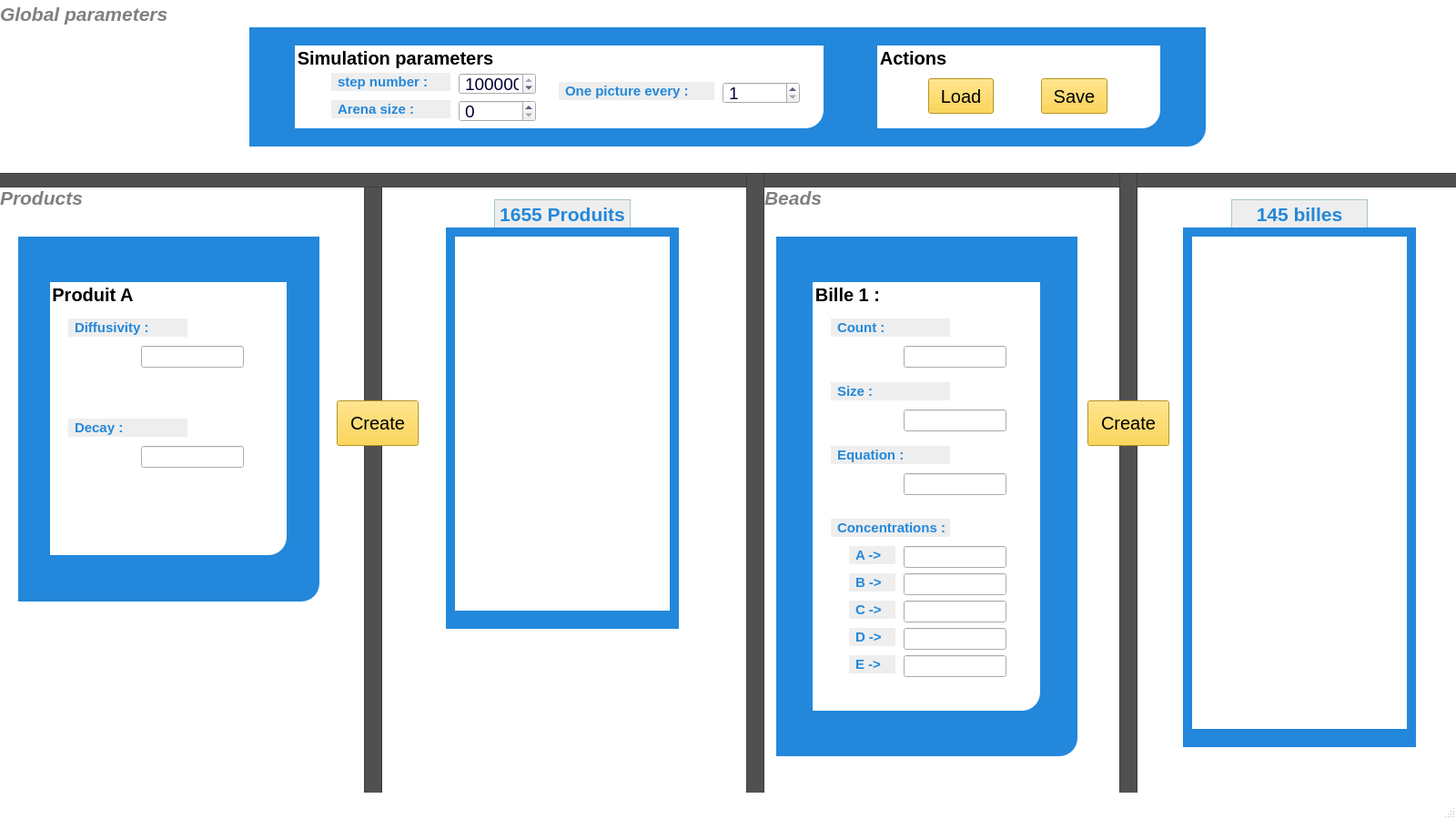
<?xml version="1.0" encoding="UTF-8"?>
<ui version="4.0">
 <class>MainWindow</class>
 <widget class="QMainWindow" name="MainWindow">
  <property name="geometry">
   <rect>
    <x>0</x>
    <y>0</y>
    <width>1600</width>
    <height>900</height>
   </rect>
  </property>
  <property name="windowTitle">
   <string>MainWindow</string>
  </property>
  <property name="styleSheet">
   <string notr="true">#groupBox_3,#groupBox_8,#groupBox_9 {

	background : #2388DB;

}

#groupBox_6,#groupBox_7 {

	border : 10px solid #2388DB;
	border-bottom-width : 20px;
	border-bottom-width : 20px;	
	border-radius : 0px;

}

#label_3,#label_7 {

	padding : 0px 3px;
	font-size : 16pt;
	border : 1px solid #a4c7c0;
	border-bottom-style : none;

}

#label, #label_2 ,#label_8,#label_10,#label_9,#label_11,#label_12,#label_13,#label_14,#label_15,#label_16,#label_17,#label_18,#label_19{

	font-size : 15px;
    padding : 0px 3px;

}

#label_4,#label_5,#label_6 {

	font-style : italic;
	color : grey;
	background : none

}

 QListWidget {
	border : none;
	background : #00264a;
	border-bottom-right-radius : 10px;
 }

#frame, #frame_2, #frame_3, #frame_4 {

	background : #505050;

}

#centralwidget,QMainWindow {

	background-color : #fff;

}


QWidget {

	font-size : 20px;

}

.QLabel{

	font-weight : 500;
	border : none;
	font-size : 16pt;
	color : #2388DB;
	background-color : #eee;
	
}

.QPushButton{
	
	font : 13pt &quot;Consolas&quot;;
	border-radius : 0px;
	padding : 15px;
	color : #00003B;	
}

.QToolButton{

	background-color : #fecc26;
	padding : 5px;	

}

.QToolButton:pressed{

 	border-style :  outset;
	border-width : 2px;
	border-color : black;
	border-left-color:#ccc;
	border-top-color:#ccc;

}

.QGroupBox{

	border-bottom-right-radius : 20px;
	color : 0040f4;
	font-weight : 600;
    border : 0px;
    background-color : #fff;

}

.QLineEdit, .QSpinBox{

	color : #000035;
    padding : 2px;
    font-size : 14pt;

}
</string>
  </property>
  <widget class="QWidget" name="centralwidget">
   <widget class="QFrame" name="frame">
    <property name="geometry">
     <rect>
      <x>-20</x>
      <y>190</y>
      <width>1621</width>
      <height>16</height>
     </rect>
    </property>
    <property name="frameShape">
     <enum>QFrame::StyledPanel</enum>
    </property>
    <property name="frameShadow">
     <enum>QFrame::Raised</enum>
    </property>
   </widget>
   <widget class="QFrame" name="frame_2">
    <property name="geometry">
     <rect>
      <x>400</x>
      <y>190</y>
      <width>20</width>
      <height>711</height>
     </rect>
    </property>
    <property name="frameShape">
     <enum>QFrame::StyledPanel</enum>
    </property>
    <property name="frameShadow">
     <enum>QFrame::Raised</enum>
    </property>
   </widget>
   <widget class="QFrame" name="frame_3">
    <property name="geometry">
     <rect>
      <x>1230</x>
      <y>190</y>
      <width>20</width>
      <height>711</height>
     </rect>
    </property>
    <property name="frameShape">
     <enum>QFrame::StyledPanel</enum>
    </property>
    <property name="frameShadow">
     <enum>QFrame::Raised</enum>
    </property>
   </widget>
   <widget class="QFrame" name="frame_4">
    <property name="geometry">
     <rect>
      <x>820</x>
      <y>190</y>
      <width>20</width>
      <height>711</height>
     </rect>
    </property>
    <property name="frameShape">
     <enum>QFrame::StyledPanel</enum>
    </property>
    <property name="frameShadow">
     <enum>QFrame::Raised</enum>
    </property>
   </widget>
   <widget class="QLabel" name="label_4">
    <property name="geometry">
     <rect>
      <x>0</x>
      <y>202</y>
      <width>160</width>
      <height>30</height>
     </rect>
    </property>
    <property name="text">
     <string>Products</string>
    </property>
   </widget>
   <widget class="QLabel" name="label_5">
    <property name="geometry">
     <rect>
      <x>0</x>
      <y>0</y>
      <width>191</width>
      <height>30</height>
     </rect>
    </property>
    <property name="text">
     <string>Global parameters</string>
    </property>
   </widget>
   <widget class="QLabel" name="label_6">
    <property name="geometry">
     <rect>
      <x>840</x>
      <y>202</y>
      <width>160</width>
      <height>30</height>
     </rect>
    </property>
    <property name="text">
     <string>Beads</string>
    </property>
   </widget>
   <widget class="QLabel" name="label_7">
    <property name="geometry">
     <rect>
      <x>1353</x>
      <y>219</y>
      <width>150</width>
      <height>31</height>
     </rect>
    </property>
    <property name="text">
     <string>145 billes</string>
    </property>
    <property name="alignment">
     <set>Qt::AlignCenter</set>
    </property>
   </widget>
   <widget class="QLabel" name="label_3">
    <property name="geometry">
     <rect>
      <x>543</x>
      <y>219</y>
      <width>150</width>
      <height>31</height>
     </rect>
    </property>
    <property name="text">
     <string>1655 Produits</string>
    </property>
    <property name="alignment">
     <set>Qt::AlignCenter</set>
    </property>
   </widget>
   <widget class="QToolButton" name="b_charger_2">
    <property name="geometry">
     <rect>
      <x>370</x>
      <y>440</y>
      <width>90</width>
      <height>50</height>
     </rect>
    </property>
    <property name="text">
     <string>Create</string>
    </property>
   </widget>
   <widget class="QToolButton" name="b_charger_4">
    <property name="geometry">
     <rect>
      <x>1195</x>
      <y>440</y>
      <width>90</width>
      <height>50</height>
     </rect>
    </property>
    <property name="text">
     <string>Create</string>
    </property>
   </widget>
   <widget class="QGroupBox" name="groupBox_3">
    <property name="geometry">
     <rect>
      <x>274</x>
      <y>30</y>
      <width>1051</width>
      <height>131</height>
     </rect>
    </property>
    <property name="title">
     <string/>
    </property>
    <widget class="QGroupBox" name="groupBox">
     <property name="geometry">
      <rect>
       <x>50</x>
       <y>20</y>
       <width>581</width>
       <height>91</height>
      </rect>
     </property>
     <property name="styleSheet">
      <string notr="true"/>
     </property>
     <property name="title">
      <string>Simulation parameters</string>
     </property>
     <widget class="QLabel" name="label">
      <property name="geometry">
       <rect>
        <x>40</x>
        <y>30</y>
        <width>131</width>
        <height>20</height>
       </rect>
      </property>
      <property name="toolTip">
       <string extracomment="Number of step to be computed"/>
      </property>
      <property name="text">
       <string>step number :</string>
      </property>
     </widget>
     <widget class="QLabel" name="label_2">
      <property name="geometry">
       <rect>
        <x>40</x>
        <y>60</y>
        <width>131</width>
        <height>20</height>
       </rect>
      </property>
      <property name="toolTip">
       <string extracomment="Register the Arena size (assumed to be a square) in mm"/>
      </property>
      <property name="text">
       <string>Arena size :</string>
      </property>
     </widget>
     <widget class="QSpinBox" name="spinBox">
      <property name="geometry">
       <rect>
        <x>180</x>
        <y>30</y>
        <width>85</width>
        <height>24</height>
       </rect>
      </property>
      <property name="minimum">
       <number>1</number>
      </property>
      <property name="maximum">
       <number>500001</number>
      </property>
      <property name="singleStep">
       <number>1000</number>
      </property>
      <property name="value">
       <number>100000</number>
      </property>
     </widget>
     <widget class="QSpinBox" name="spinBox_2">
      <property name="geometry">
       <rect>
        <x>180</x>
        <y>60</y>
        <width>85</width>
        <height>24</height>
       </rect>
      </property>
      <property name="maximum">
       <number>100</number>
      </property>
      <property name="singleStep">
       <number>1</number>
      </property>
     </widget>
     <widget class="QLabel" name="label_8">
      <property name="geometry">
       <rect>
        <x>290</x>
        <y>40</y>
        <width>171</width>
        <height>20</height>
       </rect>
      </property>
      <property name="toolTip">
       <string extracomment="Calculate one frame every N computed iterations"/>
      </property>
      <property name="toolTipDuration">
       <number>10</number>
      </property>
      <property name="text">
       <string>One picture every :</string>
      </property>
     </widget>
     <widget class="QSpinBox" name="spinBox_3">
      <property name="geometry">
       <rect>
        <x>470</x>
        <y>40</y>
        <width>85</width>
        <height>24</height>
       </rect>
      </property>
      <property name="minimum">
       <number>1</number>
      </property>
      <property name="maximum">
       <number>10</number>
      </property>
      <property name="singleStep">
       <number>1</number>
      </property>
     </widget>
    </widget>
    <widget class="QGroupBox" name="groupBox_2">
     <property name="geometry">
      <rect>
       <x>690</x>
       <y>20</y>
       <width>311</width>
       <height>91</height>
      </rect>
     </property>
     <property name="title">
      <string>Actions</string>
     </property>
     <widget class="QWidget" name="horizontalLayoutWidget">
      <property name="geometry">
       <rect>
        <x>10</x>
        <y>30</y>
        <width>291</width>
        <height>51</height>
       </rect>
      </property>
      <layout class="QHBoxLayout" name="horizontalLayout">
       <item>
        <widget class="QToolButton" name="b_charger">
         <property name="text">
          <string>Load</string>
         </property>
        </widget>
       </item>
       <item>
        <widget class="QToolButton" name="b_sauver">
         <property name="text">
          <string>Save</string>
         </property>
        </widget>
       </item>
      </layout>
     </widget>
    </widget>
   </widget>
   <widget class="QGroupBox" name="groupBox_6">
    <property name="geometry">
     <rect>
      <x>490</x>
      <y>250</y>
      <width>256</width>
      <height>441</height>
     </rect>
    </property>
    <property name="title">
     <string/>
    </property>
    <widget class="QWidget" name="verticalLayoutWidget">
     <property name="geometry">
      <rect>
       <x>10</x>
       <y>10</y>
       <width>231</width>
       <height>411</height>
      </rect>
     </property>
     <layout class="QVBoxLayout" name="verticalLayout_2">
      <property name="sizeConstraint">
       <enum>QLayout::SetMinimumSize</enum>
      </property>
     </layout>
    </widget>
   </widget>
   <widget class="QGroupBox" name="groupBox_7">
    <property name="geometry">
     <rect>
      <x>1300</x>
      <y>250</y>
      <width>256</width>
      <height>571</height>
     </rect>
    </property>
    <property name="title">
     <string/>
    </property>
    <widget class="QWidget" name="verticalLayoutWidget_4">
     <property name="geometry">
      <rect>
       <x>10</x>
       <y>10</y>
       <width>231</width>
       <height>541</height>
      </rect>
     </property>
     <layout class="QVBoxLayout" name="verticalLayout_5">
      <property name="sizeConstraint">
       <enum>QLayout::SetMinimumSize</enum>
      </property>
     </layout>
    </widget>
   </widget>
   <widget class="QGroupBox" name="groupBox_8">
    <property name="geometry">
     <rect>
      <x>20</x>
      <y>260</y>
      <width>331</width>
      <height>401</height>
     </rect>
    </property>
    <property name="title">
     <string/>
    </property>
    <widget class="QGroupBox" name="groupBox_4">
     <property name="geometry">
      <rect>
       <x>35</x>
       <y>50</y>
       <width>260</width>
       <height>300</height>
      </rect>
     </property>
     <property name="title">
      <string>Produit A</string>
     </property>
     <widget class="QLabel" name="label_10">
      <property name="geometry">
       <rect>
        <x>20</x>
        <y>40</y>
        <width>131</width>
        <height>20</height>
       </rect>
      </property>
      <property name="toolTip">
       <string extracomment="Speed a which a product move in the arena (mm/s)"/>
      </property>
      <property name="text">
       <string>Diffusivity :</string>
      </property>
     </widget>
     <widget class="QLabel" name="label_9">
      <property name="geometry">
       <rect>
        <x>20</x>
        <y>150</y>
        <width>131</width>
        <height>20</height>
       </rect>
      </property>
      <property name="toolTip">
       <string extracomment="Speed at which the product is destroyed ( s^-1)"/>
      </property>
      <property name="text">
       <string>Decay :</string>
      </property>
     </widget>
     <widget class="QLineEdit" name="lineEdit">
      <property name="geometry">
       <rect>
        <x>100</x>
        <y>70</y>
        <width>113</width>
        <height>24</height>
       </rect>
      </property>
     </widget>
     <widget class="QLineEdit" name="lineEdit_2">
      <property name="geometry">
       <rect>
        <x>100</x>
        <y>180</y>
        <width>113</width>
        <height>24</height>
       </rect>
      </property>
     </widget>
    </widget>
   </widget>
   <widget class="QGroupBox" name="groupBox_9">
    <property name="geometry">
     <rect>
      <x>853</x>
      <y>260</y>
      <width>331</width>
      <height>571</height>
     </rect>
    </property>
    <property name="title">
     <string/>
    </property>
    <widget class="QGroupBox" name="groupBox_5">
     <property name="geometry">
      <rect>
       <x>40</x>
       <y>50</y>
       <width>250</width>
       <height>471</height>
      </rect>
     </property>
     <property name="title">
      <string>Bille 1 :</string>
     </property>
     <widget class="QLabel" name="label_11">
      <property name="geometry">
       <rect>
        <x>20</x>
        <y>40</y>
        <width>131</width>
        <height>20</height>
       </rect>
      </property>
      <property name="toolTip">
       <string extracomment="Register how many beads with that configuration will be created"/>
      </property>
      <property name="text">
       <string>Count :</string>
      </property>
     </widget>
     <widget class="QLabel" name="label_12">
      <property name="geometry">
       <rect>
        <x>20</x>
        <y>180</y>
        <width>131</width>
        <height>20</height>
       </rect>
      </property>
      <property name="toolTip">
       <string extracomment="Form A = A + A + B"/>
      </property>
      <property name="text">
       <string>Equation :</string>
      </property>
     </widget>
     <widget class="QLineEdit" name="lineEdit_3">
      <property name="geometry">
       <rect>
        <x>100</x>
        <y>70</y>
        <width>113</width>
        <height>24</height>
       </rect>
      </property>
     </widget>
     <widget class="QLineEdit" name="lineEdit_4">
      <property name="geometry">
       <rect>
        <x>100</x>
        <y>210</y>
        <width>113</width>
        <height>24</height>
       </rect>
      </property>
     </widget>
     <widget class="QLineEdit" name="lineEdit_5">
      <property name="geometry">
       <rect>
        <x>100</x>
        <y>290</y>
        <width>113</width>
        <height>24</height>
       </rect>
      </property>
     </widget>
     <widget class="QLabel" name="label_13">
      <property name="geometry">
       <rect>
        <x>20</x>
        <y>260</y>
        <width>131</width>
        <height>20</height>
       </rect>
      </property>
      <property name="toolTip">
       <string extracomment="Initial concentration at beads position"/>
      </property>
      <property name="text">
       <string>Concentrations :</string>
      </property>
     </widget>
     <widget class="QLineEdit" name="lineEdit_6">
      <property name="geometry">
       <rect>
        <x>100</x>
        <y>320</y>
        <width>113</width>
        <height>24</height>
       </rect>
      </property>
     </widget>
     <widget class="QLineEdit" name="lineEdit_7">
      <property name="geometry">
       <rect>
        <x>100</x>
        <y>380</y>
        <width>113</width>
        <height>24</height>
       </rect>
      </property>
     </widget>
     <widget class="QLineEdit" name="lineEdit_8">
      <property name="geometry">
       <rect>
        <x>100</x>
        <y>350</y>
        <width>113</width>
        <height>24</height>
       </rect>
      </property>
     </widget>
     <widget class="QLineEdit" name="lineEdit_9">
      <property name="geometry">
       <rect>
        <x>100</x>
        <y>410</y>
        <width>113</width>
        <height>24</height>
       </rect>
      </property>
     </widget>
     <widget class="QLabel" name="label_14">
      <property name="geometry">
       <rect>
        <x>40</x>
        <y>290</y>
        <width>51</width>
        <height>20</height>
       </rect>
      </property>
      <property name="text">
       <string>A -&gt;</string>
      </property>
     </widget>
     <widget class="QLabel" name="label_15">
      <property name="geometry">
       <rect>
        <x>40</x>
        <y>320</y>
        <width>51</width>
        <height>20</height>
       </rect>
      </property>
      <property name="text">
       <string>B -&gt;</string>
      </property>
     </widget>
     <widget class="QLabel" name="label_16">
      <property name="geometry">
       <rect>
        <x>40</x>
        <y>350</y>
        <width>51</width>
        <height>20</height>
       </rect>
      </property>
      <property name="text">
       <string>C -&gt;</string>
      </property>
     </widget>
     <widget class="QLabel" name="label_17">
      <property name="geometry">
       <rect>
        <x>40</x>
        <y>380</y>
        <width>51</width>
        <height>20</height>
       </rect>
      </property>
      <property name="text">
       <string>D -&gt;</string>
      </property>
     </widget>
     <widget class="QLabel" name="label_18">
      <property name="geometry">
       <rect>
        <x>40</x>
        <y>410</y>
        <width>51</width>
        <height>20</height>
       </rect>
      </property>
      <property name="text">
       <string>E -&gt;</string>
      </property>
     </widget>
     <widget class="QLabel" name="label_19">
      <property name="geometry">
       <rect>
        <x>20</x>
        <y>110</y>
        <width>131</width>
        <height>20</height>
       </rect>
      </property>
      <property name="toolTip">
       <string extracomment="Beads diameter (mm)"/>
      </property>
      <property name="text">
       <string>Size :</string>
      </property>
     </widget>
     <widget class="QLineEdit" name="lineEdit_10">
      <property name="geometry">
       <rect>
        <x>100</x>
        <y>140</y>
        <width>113</width>
        <height>24</height>
       </rect>
      </property>
     </widget>
    </widget>
   </widget>
   <zorder>frame_2</zorder>
   <zorder>frame</zorder>
   <zorder>frame_3</zorder>
   <zorder>frame_4</zorder>
   <zorder>label_4</zorder>
   <zorder>label_5</zorder>
   <zorder>label_6</zorder>
   <zorder>label_7</zorder>
   <zorder>label_3</zorder>
   <zorder>b_charger_2</zorder>
   <zorder>b_charger_4</zorder>
   <zorder>groupBox_3</zorder>
   <zorder>groupBox_6</zorder>
   <zorder>groupBox_7</zorder>
   <zorder>groupBox_8</zorder>
   <zorder>groupBox_9</zorder>
  </widget>
  <widget class="QMenuBar" name="menubar">
   <property name="geometry">
    <rect>
     <x>0</x>
     <y>0</y>
     <width>1600</width>
     <height>34</height>
    </rect>
   </property>
  </widget>
  <widget class="QStatusBar" name="statusbar"/>
  <action name="actionCharger">
   <property name="text">
    <string>Charger</string>
   </property>
  </action>
  <action name="actionSauver">
   <property name="text">
    <string>Sauver</string>
   </property>
  </action>
 </widget>
 <resources/>
 <connections/>
</ui>
